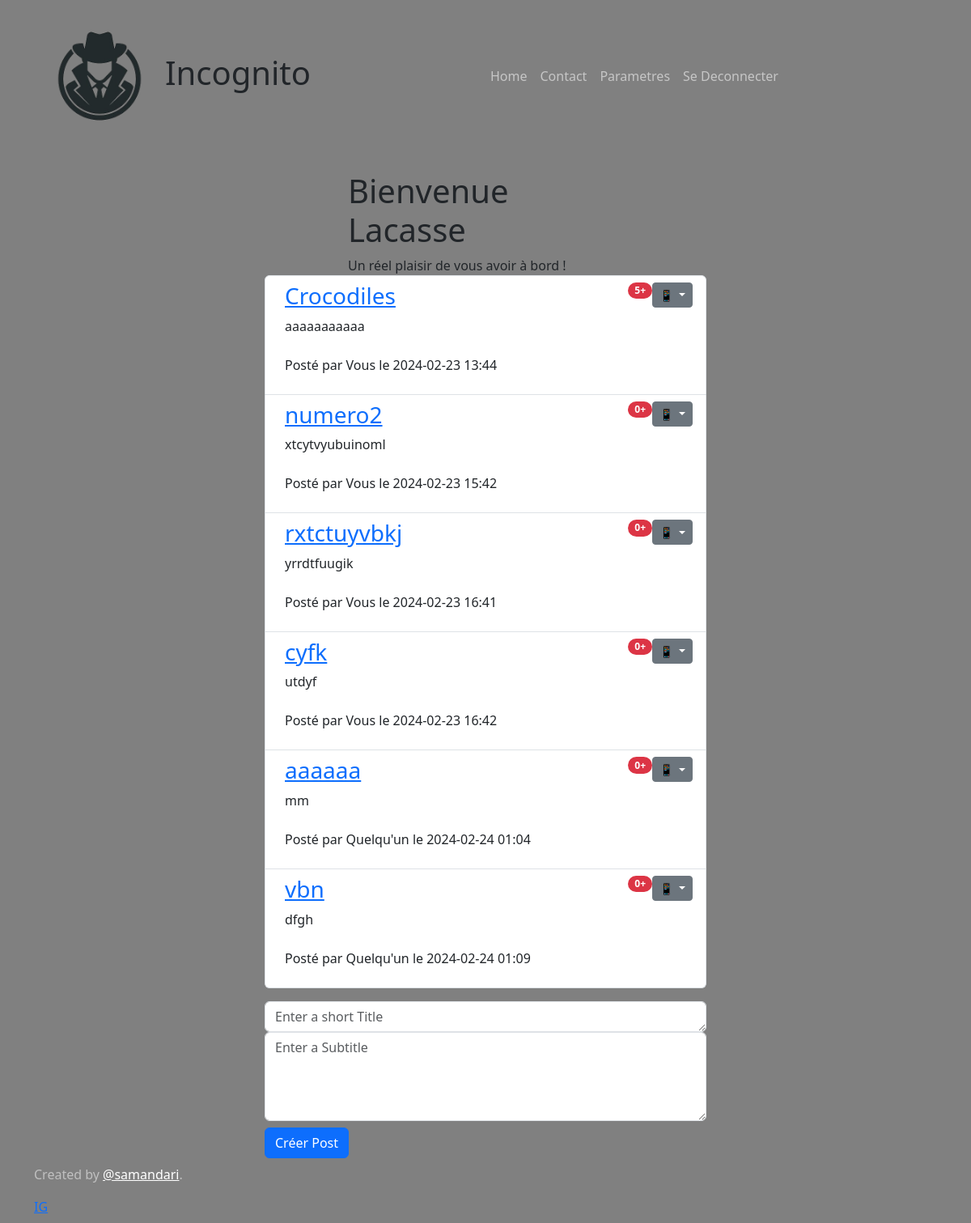
/posts (signed in), run on the app's committed database.
### main.py (models this page shows)
class User(UserMixin, db.Model):
    id = db.Column(db.Integer, primary_key=True)
    name = db.Column(db.String(50), unique=True, nullable=False)
    password = db.Column(db.String(500), nullable=False)
    posts = db.relationship('Post', back_populates='author', lazy=True)
    comments = db.relationship('Comment', back_populates='commenter', lazy=True)

class Post(db.Model):
    id = db.Column(db.Integer, primary_key=True)
    title = db.Column(db.String(200))
    subtitle = db.Column(db.String(250))
    timestamp = db.Column(db.DateTime, default=datetime.utcnow)
    author = db.relationship('User', back_populates='posts')  # Include the User object
    user_id = db.Column(db.Integer, db.ForeignKey('user.id'), nullable=False)
    comments = db.relationship('Comment', back_populates="parent_post", lazy=True)

### main.py (the view)
@app.route('/posts')  # get all posts
@login_required
def get_posts():
    posts = Post.query.all()
    return render_template('all_posts.html', posts=posts, current_user=current_user)

### main.py (called while the page is built)
@login_manager.user_loader
def load_user(user_id):
    return User.query.get(user_id)

### templates/all_posts.html (shortened to what this page needs)
{% include "header.html" %}
        <div class="container mt-4">
            <div class="row">
                <div class="col-md-6 offset-md-3">
                      <header class="masthead" style="">
                        <div class="container">
                          <div class="row">
                            <div class="col-lg-8 col-md-10 mx-auto">
                              <div class="site-heading">
                                <h1>Bienvenue {{current_user.name}}</h1>
                                <span class="subheading">Un réel plaisir de vous avoir à bord !</span>
                              </div>
                            </div>
                          </div>
                        </div>
                      </header>
                    <ol id="posts" class="list-group list-group-unnumbered">
                        {% for post in posts %}
                            <li class="list-group-item d-flex justify-content-between align-items-start text-break">
                                <div class="ms-2 me-auto">
                                      <div class="fw-bold">
                                          <a href="{{ url_for('post', post_id=post.id) }}">
                                            <h3>{{ post.title }}</h3>
                                          </a>
                                      </div>
                                      {{ post.subtitle }} <br><br>
                                      <p class="post-meta">Posté par
                                          {% if current_user == post.author: %}
                                            Vous
                                          {% else %}
                                            Quelqu'un
                                          {% endif %}
                                          le {{post.timestamp.strftime('%Y-%m-%d %H:%M')}}
                                      </p>
                                </div>
                                <span class="badge text-bg-primary rounded-pill bg-danger">{{ post.comments|length }}+</span>
                                <div class="dropdown">
                                  <button class="btn btn-secondary btn-sm dropdown-toggle" type="button" data-bs-toggle="dropdown" aria-expanded="true">
                                    📱
                                  </button>
                                </div>
                            </li>
                        {% endfor %}
                    </ol>
                    <form id="form" class="mt-3" onsubmit="return validateForm()">
                        <div class="control-group">
                            <div class="form-group col-xs-12 floating-label-form-group controls">
                                <textarea id="inputTitle" class="form-control" placeholder="Enter a short Title" rows="1" autocomplete="off" required></textarea>
                                <textarea id="inputSubtitle" class="form-control" placeholder="Enter a Subtitle" rows="4" autocomplete="off" ></textarea>
                                <button class="btn btn-primary" type="button" id="sendButton">Créer Post</button>
                            </div>
                        </div>
                    </form>
                </div>
            </div>
        </div>
{% include "footer.html" %}

### templates/header.html (style rules this page uses)
body { background-color: gray; }

### data on the page
User: name "Lacasse"
Post: title "Crocodiles", subtitle "aaaaaaaaaaa", shows "Vous", timestamp "2024-02-23 13:44", comments|length "5"
Post: title "numero2", subtitle "xtcytvyubuinoml", shows "Vous", timestamp "2024-02-23 15:42", comments|length "0"
Post: title "rxtctuyvbkj", subtitle "yrrdtfuugik", shows "Vous", timestamp "2024-02-23 16:41", comments|length "0"
Post: title "cyfk", subtitle "utdyf", shows "Vous", timestamp "2024-02-23 16:42", comments|length "0"
Post: title "aaaaaa", subtitle "mm", shows "Quelqu'un", timestamp "2024-02-24 01:04", comments|length "0"
Post: title "vbn", subtitle "dfgh", shows "Quelqu'un", timestamp "2024-02-24 01:09", comments|length "0"
